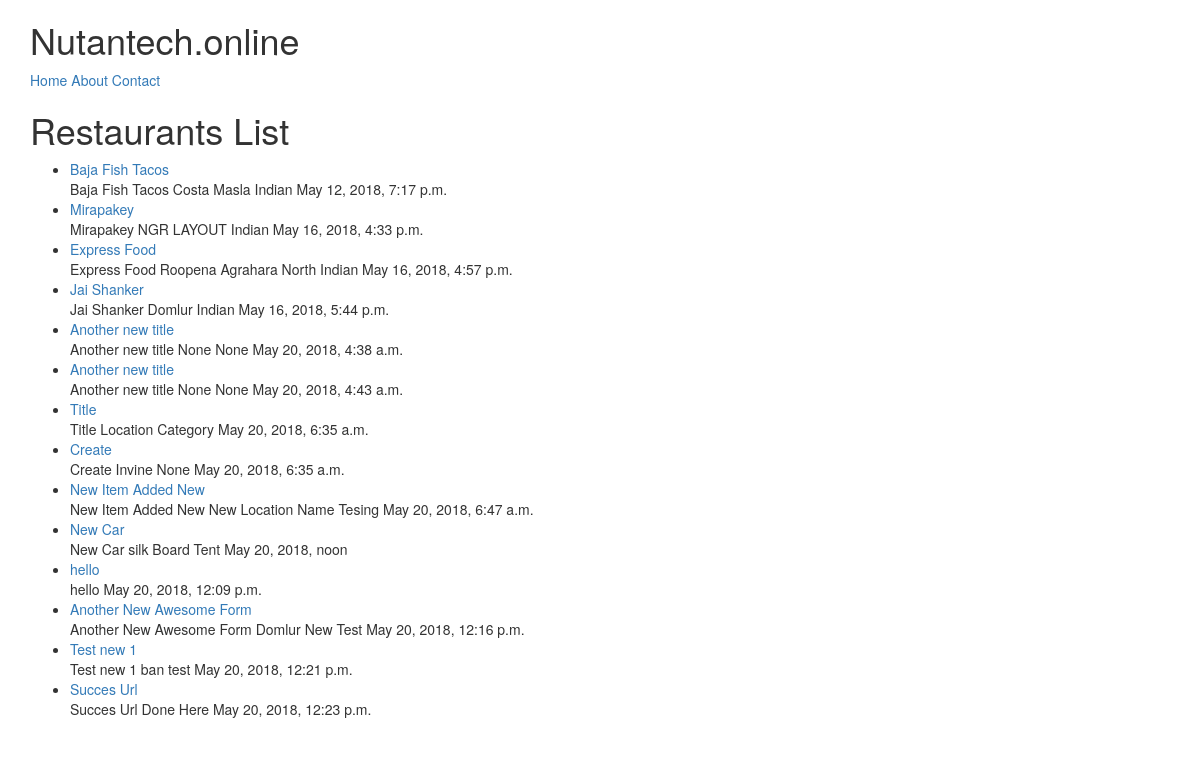
The page /restaurants/ on the database as committed earlier.
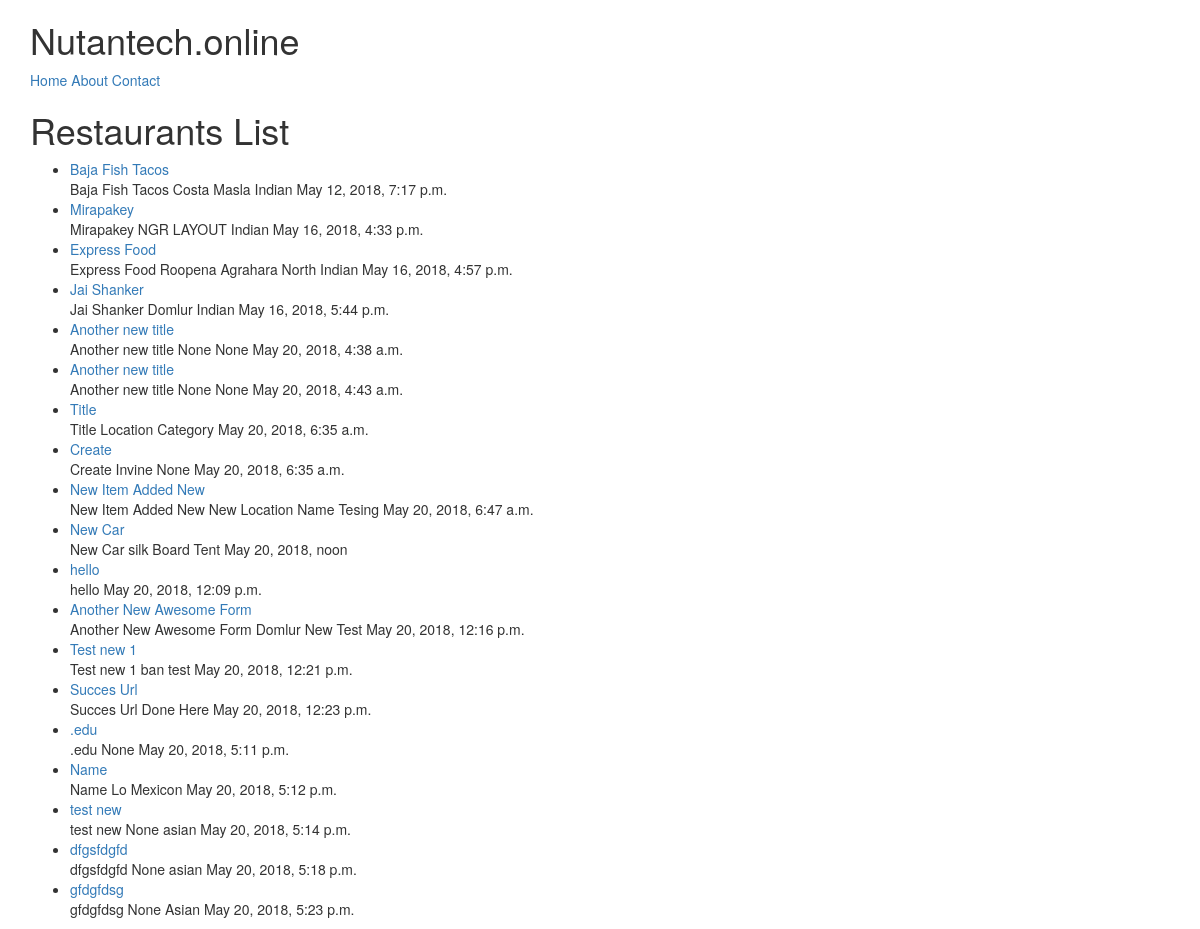
The same page on the database as committed later.
### restaurants/models.py (models this page shows, shortened)
class RestaurantLocation(models.Model):
    name        = models.CharField(max_length=120)
    location    = models.CharField(max_length=120, null=True, blank=True)
    category    = models.CharField(max_length=120, null=True, blank=True , validators=[validation_category])
    timestamp   = models.DateTimeField(auto_now_add=True)
    updated     = models.DateTimeField(auto_now=True)
    slug        = models.SlugField(null=True, blank=True)
    def __str__(self):
        return self.name

### restaurants/views.py (the view)
# urls.py: url(r'^restaurants/$', RestaurantsListView.as_view()),
class RestaurantsListView(ListView):
    def get_queryset(self):
        print(self.kwargs)
        slug = self.kwargs.get("slug")
        if slug:
            queryset = RestaurantLocation.objects.filter(
                    Q(category__iexact=slug) |
                    Q(category__icontains=slug)
                    )
        else:
            queryset = RestaurantLocation.objects.all()
        return queryset

### restaurants/templates/restaurants/restaurantlocation_list.html (shortened to what this page needs)
{% extends "base.html" %}
{% block content %}
<h1>Restaurants List</h1>
<ul>
    {% for obj in object_list %}
        <li>
            <a href="/restaurants/{{ obj.slug }}/">{{ obj }}</a><br/>
            {{ obj.name }} {{ obj.location }} {{ obj.category }} {{ obj.timestamp }}</li>
    {% endfor %}
</ul>
{% endblock %}

### templates/base.html (shortened to what this page needs)
<!DOCTYPE html>
<html>
<head>
    {% include 'snippets/css.html' %}
</head>
<body>
{% include 'snippets/nav.html' %}
<div class="container">
{% block content %}{% endblock %}
</div>
</body>
</html>

### templates/snippets/nav.html
<div class="container">
    <h1>Nutantech.online</h1>
    <a href="/">Home</a>
    <a href="/about">About</a>
    <a href="/contact">Contact</a>
</div>

Rows that differ between the two databases and show on the page:
added RestaurantLocation: name ".edu", location "None", timestamp "May 20, 2018, 5:11 p.m."
added RestaurantLocation: name "Name", location "Lo", category "Mexicon", timestamp "May 20, 2018, 5:12 p.m."
added RestaurantLocation: name "test new", location "None", category "asian", timestamp "May 20, 2018, 5:14 p.m."
added RestaurantLocation: name "dfgsfdgfd", location "None", category "asian", timestamp "May 20, 2018, 5:18 p.m."
added RestaurantLocation: name "gfdgfdsg", location "None", category "Asian", timestamp "May 20, 2018, 5:23 p.m."
